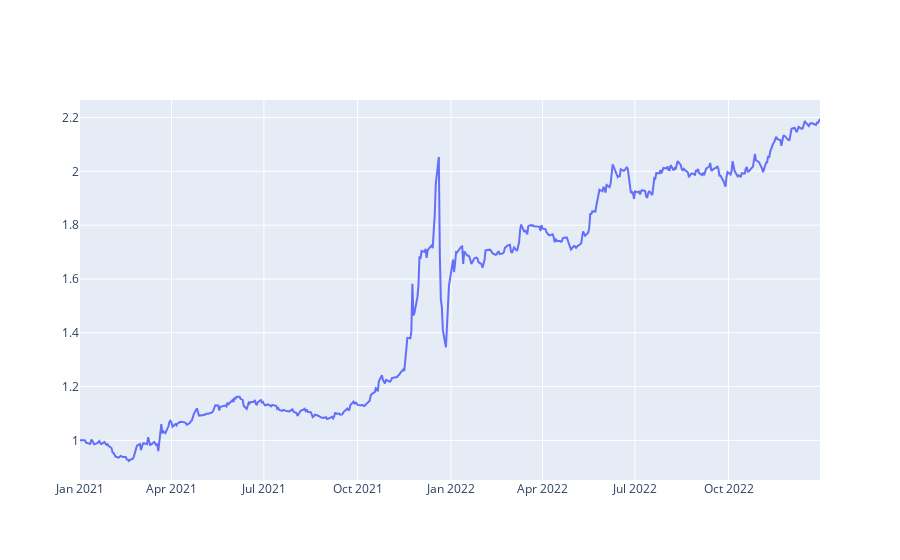

Here is the notebook cell this chart was saved with:
### Code cell
trace={"mode":"lines","name":"Trace 1","x":kurToplam.index,"y":kurToplam["Normalize"]}
data=go.Data=(trace)

go.Figure(data=data)

### Figure 1 — Plotly figure (JSON) as saved in the notebook; plotly's stock layout.template omitted (floating-point values rounded to 4 significant figures; data arrays with more than 128 entries replaced by an {"elided": "..."} marker saying what was removed)
{"data": [{"mode": "lines", "name": "Trace 1", "type": "scatter", "x": {"elided": "520 str values"}, "y": {"elided": "520 float values"}}], "layout": {}}
